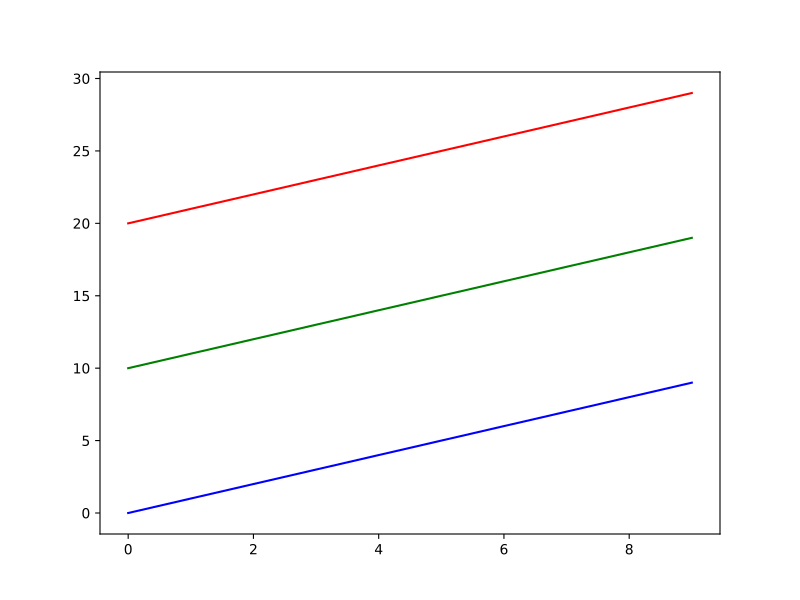

The Python source for this figure:
import matplotlib.pyplot as plt

data = [range(10), range(10, 20), range(20, 30)]
colors = ['blue', 'green', 'red']

fig, ax = plt.subplots(figsize=(8, 6))

for idx, d in enumerate(data):
    ax.plot(d, color=colors[idx])

plt.show()
